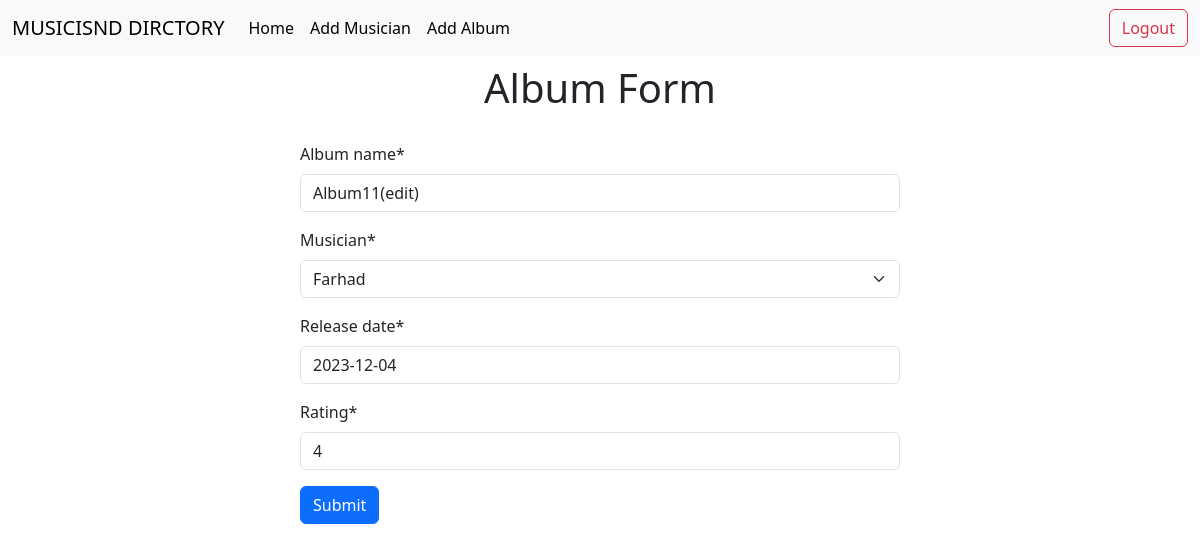
The app's page /album/edit/1 (signed in), older data.
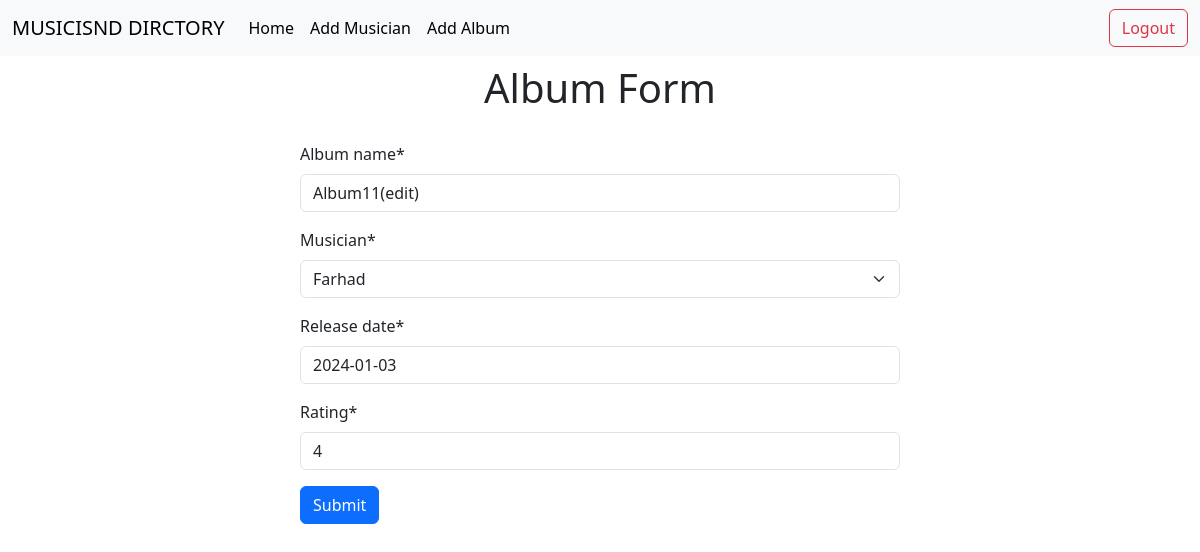
The same page, newer data.
### album/models.py (models this page shows, shortened)
class AlbumModel(models.Model):
    album_name=models.CharField(max_length=30)
    musician=models.ForeignKey(MusicianModel,on_delete=models.CASCADE)
    release_date=models.DateField()
    rating=models.IntegerField()

### album/views.py (the view)
# urls.py: path('edit/<int:id>',views.edit_album,name="edit_album"),
@login_required
def edit_album(request,id):
    data=AlbumModel.objects.get(pk=id)
    album_form=AlbumForm(instance=data)
    if request.method=="POST":
        album_form=AlbumForm(request.POST,instance=data)
        if album_form.is_valid():
            album_form.save()
            return redirect("home")
    return render(request,"album_form.html",{"form":album_form})

### album/forms.py
class AlbumForm(forms.ModelForm):
    class Meta:
        model=AlbumModel
        fields = "__all__"

### musician/models.py (called while the page is built)
    def __str__(self) -> str:
        return self.first_name

### album/templates/album_form.html (shortened to what this page needs)
{% extends "base.html" %}
{%block content%}
    {%load crispy_forms_tags%}
    <h1 class="text-center my-2">Album Form</h1>
    <form action="" method="post" style="width:50%;margin:30px auto">
    {{form|crispy}}
    <button class="btn btn-primary" type="submit">Submit</button>
    </form>
{%endblock%}

Row changes from the older to the newer data that the page shows:
changed AlbumModel "Album11(edit)": release_date "2023-12-04" → "2024-01-03"
